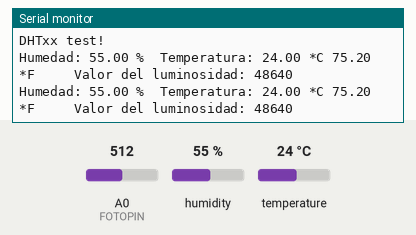
Bench run of a sketch on a simulated ESP8266 (NodeMCU). On the bench: the last lines printed to the serial monitor. Inputs (shaded band) come from the test bench; at power-on: humidity 55 %, A0 (FOTOPIN) = 512, temperature 24 °C.

Above: at 4.8 s.
4.9 s: humidity set to 22 %
At 6.5 s:
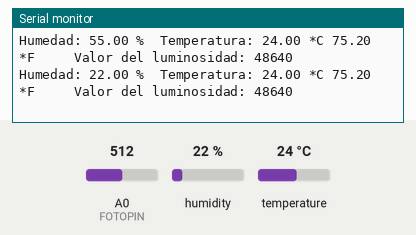
7.9 s: A0 (FOTOPIN) set to 716
At 8.9 s:
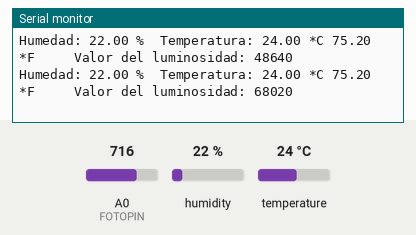
10.9 s: temperature set to 12 °C
At 12.6 s:
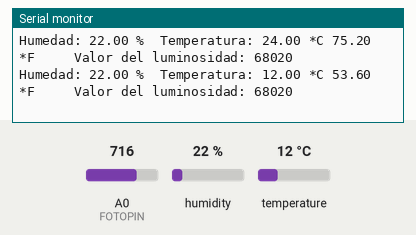
13.9 s: A0 (FOTOPIN) set to 900
At 15.0 s:
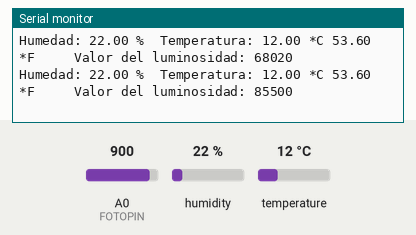
16.9 s: humidity set to 40 %
At 18.7 s:
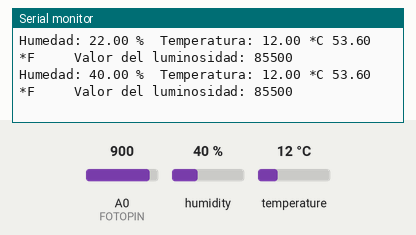
Timing chart, 0 to 20.2 s (numbered marks = the images above; inputs shaded):
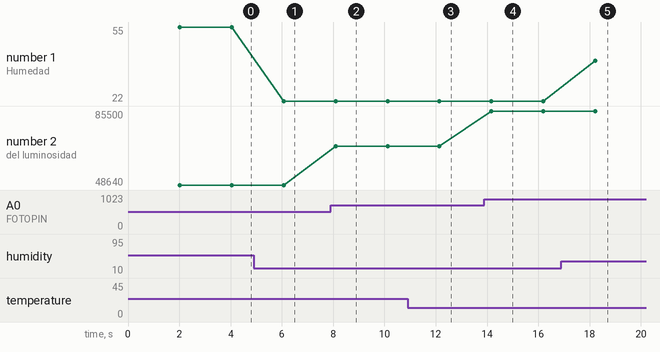

Measured:
- after the input at 4.9 s, the serial monitor: prints a new line after 1.2 s (image 1)
- after the input at 7.9 s, the serial monitor: prints a new line after 0.20 s (image 2)
- after the input at 10.9 s, the serial monitor: prints a new line after 1.2 s (image 3)
- after the input at 13.9 s, the serial monitor: prints a new line after 0.27 s (image 4)
- after the input at 16.9 s, the serial monitor: prints a new line after 1.3 s (image 5)
- plotted number 1: 55 → 22 after the input at 4.9 s, 22 → 40 after the input at 16.9 s
- plotted number 2: 48640 → 68020 after the input at 7.9 s, 68020 → 85500 after the input at 13.9 s

The sketch:

HTL.ino
```cpp
/* DHT */

#include "DHT.h"
#include <ESP8266WiFi.h>
const char WiFiPassword[] = "12345678";
const char AP_NameChar[] = "PROYECTOFinal" ;

#define DHTPIN D2
#define DHTTYPE DHT11

DHT dht(DHTPIN, DHTTYPE);

const int FOTOPIN = A0;
int valorSensor = 0;

WiFiServer server(80);//http://192.168.4.1/

String header = "HTTP/1.1 200 OK\r\nContent-Type: text/html\r\n\r\n";
String html_1 = "<!DOCTYPE html><html><head><title>PROYECTO Final</title></head><body><div id='main'><h2>PROYECTO Final</h2>";
String html_2 = "<form id='F1' action='HUMEDAD'>Humedad</form><br>";
String html_3 = "<form id='F2' action='TEMPERATURA'>Temperatura</form><br>";
String html_4 = "<form id='F3' action='LUMINOSIDAD'>Luminosidad</form><br>";
String html_5 = "</div></body></html>";

String request = "";

void setup() {
  boolean conn = WiFi.softAP(AP_NameChar, WiFiPassword);
  server.begin();

   // put your setup code here, to run once:
  //Serial.begin(115200);
  Serial.println("DHTxx test!");

  dht.begin();

  pinMode(FOTOPIN, INPUT);
  Serial.begin(115200);
  //Serial.begin(9600);
}

void loop() {
  // put your main code here, to run repeatedly:
  delay(2000);
  float h = dht.readHumidity();
  float t = dht.readTemperature();
  float f = dht.readTemperature(true);
  //float luminosidad = analogRead(FOTOPIN);

  if (isnan(h) || isnan(t) || isnan(f)) {
    Serial.println("Failed to read from DHT sensor!");

  }

  Serial.print("Humedad: ");
  Serial.print(h);
  Serial.print(" %\t");
  Serial.print("Temperatura: ");
  Serial.print(t);
  Serial.print(" *C ");
  Serial.print(f);
  Serial.print(" *F");
  Serial.print(" \t");
  valorSensor = analogRead(FOTOPIN);
  valorSensor = valorSensor*95;
  Serial.print("\tValor del luminosidad: ");
  Serial.println(valorSensor);


      // Check if a client has connected
    WiFiClient client = server.available();
    if (!client)  {  return;  }

    // Read the first line of the request
    request = client.readStringUntil('\r');

    client.flush();

    client.print( header );
    client.print( html_1 );
    client.print( html_2 );
    client.print( html_3 );
    client.print( html_4);
    client.print( html_5);
  }
```
